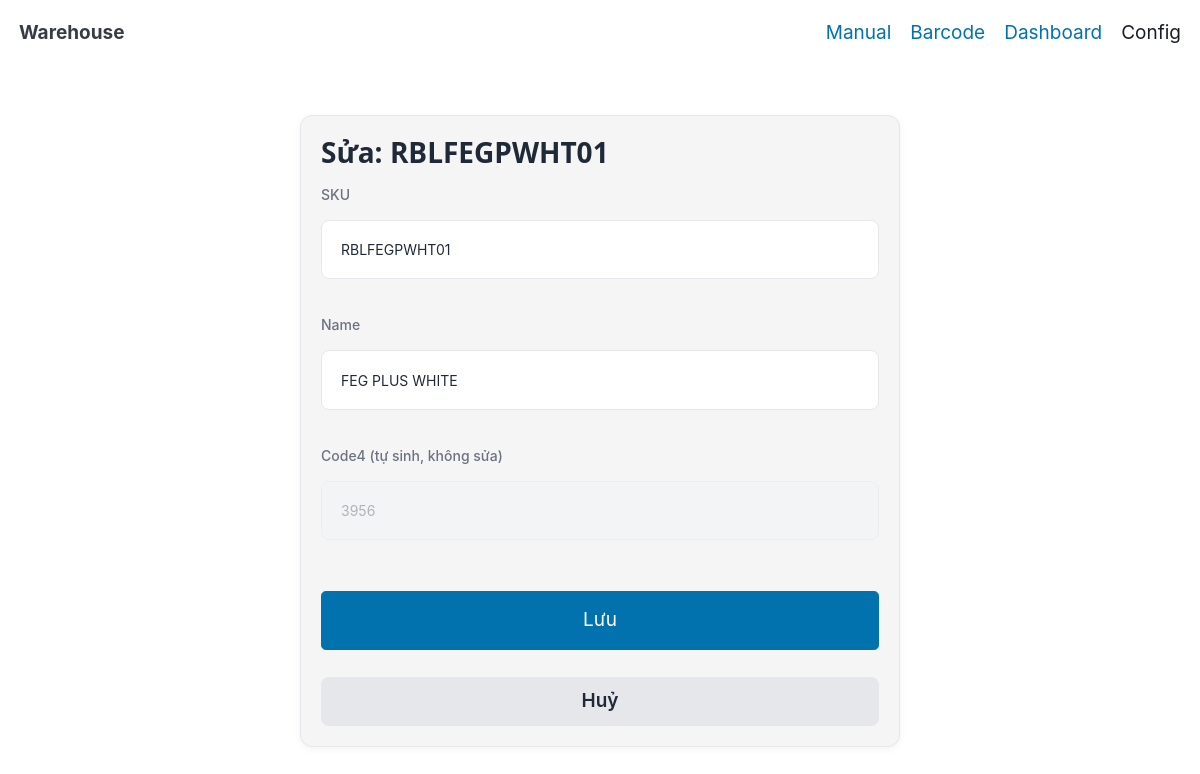
Screenshot of /products/1/edit/ with the database file from the repository.
### inventory/models.py (models this page shows, shortened)
class Product(models.Model):
    sku   = models.CharField(max_length=64, unique=True, db_index=True)
    name  = models.CharField(max_length=255)
    code4 = models.CharField(
        max_length=4,
        unique=True,
        validators=[RegexValidator(r'^\d{4}$', 'Mã sản phẩm phải gồm đúng 4 chữ số.')],
        editable=False,  # không cho sửa trên form/admin
    )
    class Meta:
        ordering = ["id"]

### inventory/views.py (the view)
# urls.py: path("products/<int:pk>/edit/", views.product_update, name="product_update"),
def product_update(request, pk):
    product = get_object_or_404(Product, pk=pk)
    if request.method == "POST":
        form = ProductForm(request.POST, instance=product)
        if form.is_valid():
            try:
                form.save()  # code4 giữ nguyên
                messages.success(request, "Cập nhật sản phẩm thành công.")
                return redirect(reverse("product_list"))
            except Exception as e:
                messages.error(request, f"Lỗi: {e}")
    else:
        form = ProductForm(instance=product)
    return render(request, "inventory/product_form.html", {"form": form, "title": f"Sửa: {product.sku}", "product": product})

### inventory/forms.py
class ProductForm(forms.ModelForm):
    class Meta:
        model = Product
        fields = ["sku","name"]

### inventory/templates/inventory/product_form.html (shortened to what this page needs)
{% extends "inventory/base.html" %}
{% block content %}
<div class="form-wrap">
  <div class="form-card card">
    <h2>{{ title }}</h2>
    <form method="post" class="form">{% csrf_token %}
      <div>
        <label>SKU</label>
        {{ form.sku }}
      </div>
      <div>
        <label>Name</label>
        {{ form.name }}
      </div>
      {% if product %}
        <div>
          <label>Code4 (tự sinh, không sửa)</label>
          <input value="{{ product.code4 }}" disabled>
        </div>
      {% endif %}
      <div class="form-actions">
        <button type="submit">Lưu</button>
        <a href="{% url 'product_list' %}" role="button" class="secondary">Huỷ</a>
      </div>
    </form>
  </div>
</div>
{% endblock %}

### inventory/templates/inventory/base.html (style rules this page uses)
:root { --background: #FFFFFF; --card-bg: #F5F5F5; --border: #E5E7EB; --text: #1F2937; --muted: #6B7280; --primary: #3B82F6; --success: #10B981; --error: #EF4444; --font-family: 'Inter', system-ui, -apple-system, sans-serif; }
body { font-family: var(--font-family); background: var(--background); color: var(--text); margin: 0; padding: 0; line-height: 1.5; }
button, a[role="button"] { padding: 10px 16px; border-radius: 8px; border: none; background: var(--primary); color: #FFFFFF; font-weight: 600; cursor: pointer; transition: background .2s ease, transform .2s ease; }
button.secondary, a[role="button"].secondary { background: #E5E7EB; color: var(--text); }
input, select, textarea { padding: 10px; border: 1px solid var(--border); border-radius: 8px; background: #FFFFFF; color: var(--text); font-size: 14px; width: 100%; box-sizing: border-box; }
.card { background: var(--card-bg); border: 1px solid var(--border); border-radius: 12px; padding: 16px; box-shadow: 0 2px 8px rgba(0,0,0,.05); transition: transform .2s ease; }
h2 { font-size: 28px; font-weight: 700; margin: 0 0 16px; color: var(--text); }

### inventory/templates/inventory/product_form.html (style rules this page uses)
.form-wrap { max-width: 600px; margin: 24px auto; }
.form-card { padding: 20px; }
.form { display: flex; flex-direction: column; gap: 16px; }
.form div { display: flex; flex-direction: column; gap: 8px; }
.form label { font-size: 14px; color: var(--muted); font-weight: 500; }
.form input:disabled { background: #F3F4F6; color: var(--muted); }
.form-actions { display: flex; gap: 12px; margin-top: 16px; }

### rows the page displays
Product: sku "RBLFEGPWHT01", name "FEG PLUS WHITE", code4 "3956"

### other values shown
{{ title }} "Sửa: RBLFEGPWHT01"
